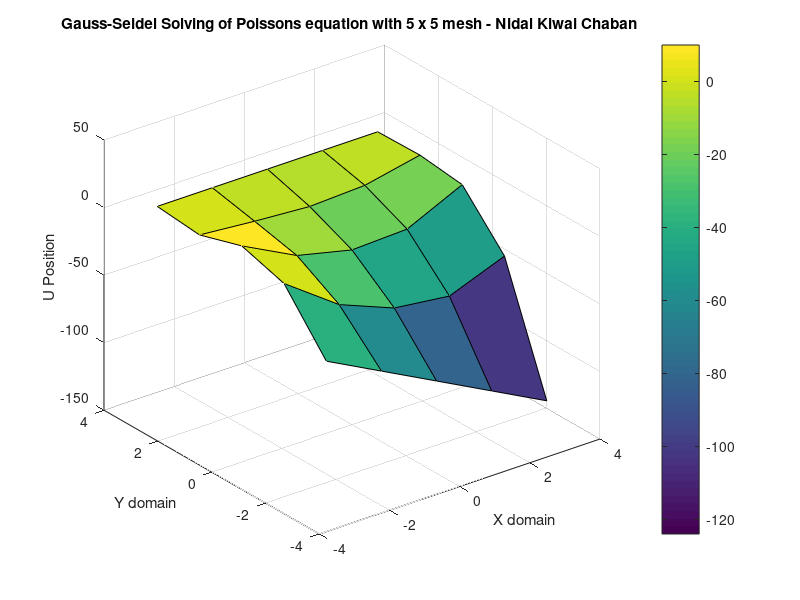
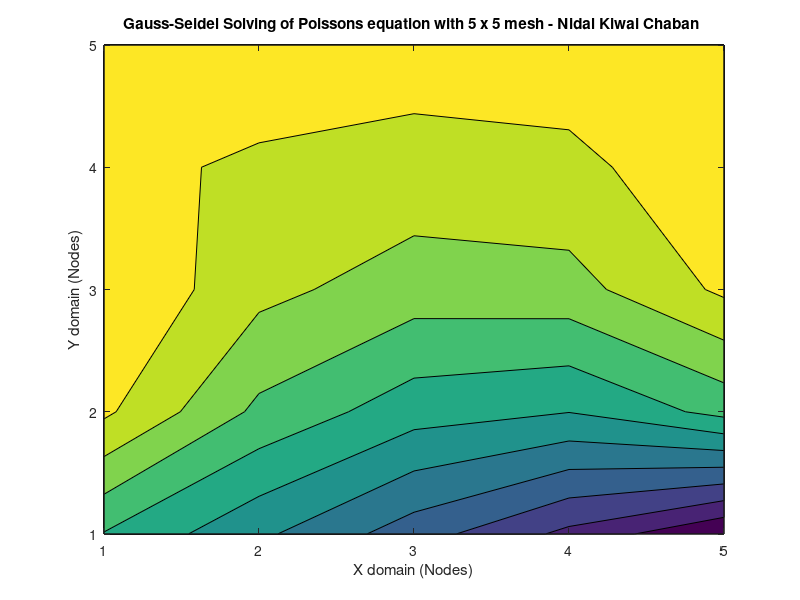

The MATLAB script that drew these images, in order:
% Poisson's Equation on a rectangle
% Nidal Kiwai Chaban
% Gauss-Seidel Method
%clc
clear all
n=input('\nInput number of nodes n for an n x n mesh: ');
x=n;
y=n;
u=zeros(x,y);
bx=pi;
ax=-pi;
by=pi;
ay=-pi;
xd=linspace(ax,bx,x);
yd=linspace(ay,by,y);
k=0;
err=1;
h=ax/x;

%Boundary conditions
 u(:,1)=((by-yd(:)).^2).*cos(pi.*yd(:)/by);
 u(:,x)=yd(:).*(by-yd(:)).^2;
 u(1,:)=(((by-ay).^2).*cos(pi.*ay/by))+((xd(:)-ax)/(bx-ax)).*((ay.*((by-ay).^2)-((by-ay).^2).*cos(pi*ay/by)));
 u(y,:)=by;

tic 
while max(max(err(:)))>=1e-6
    k=k+1;
    uold=u;
    for i=2:x-1
    for j=2:y-1
        %F(i,j)=0;
        F(i,j)=cos((pi/2)*(2*((xd(i)-ax)/(bx-ax))+1))*sin(pi*(yd(j)-ay)/(by-ay));
        u(i,j)=(1/4)*(u(i+1,j)+u(i-1,j)+u(i,j+1)+u(i,j-1)+(h.^2)*F(i,j));
        
    end

    end
unew=u;
err=abs((uold-unew)./unew);
end
el=toc;


[X,Y]=meshgrid(xd,yd);

figure(1)             %Surface 3D Plot
surf(X,Y,u)
xlabel('X domain')
ylabel('Y domain')
zlabel('U Position') 
title(['Gauss-Seidel Solving of Poissons equation with '  num2str(n) ' x ' num2str(n)  ' mesh - Nidal Kiwai Chaban '])
colorbar

figure(2)
contourf(u) %2D Plot
xlabel('X domain (Nodes)')
ylabel('Y domain (Nodes)')
title(['Gauss-Seidel Solving of Poissons equation with '  num2str(n) ' x ' num2str(n)  ' mesh - Nidal Kiwai Chaban '])

erb=max(max(err));

%Reporting
fprintf('\nGauss-Seidel Method for Poissons Equation %d')
fprintf('\nMesh size: %d',x)
fprintf(' x %d',y)
fprintf('\nIterations: %d',k)
fprintf('\nElapsed time: %f',el);
fprintf('\nBiggest error value between u(i) and u(i-1): %10.4e',erb);